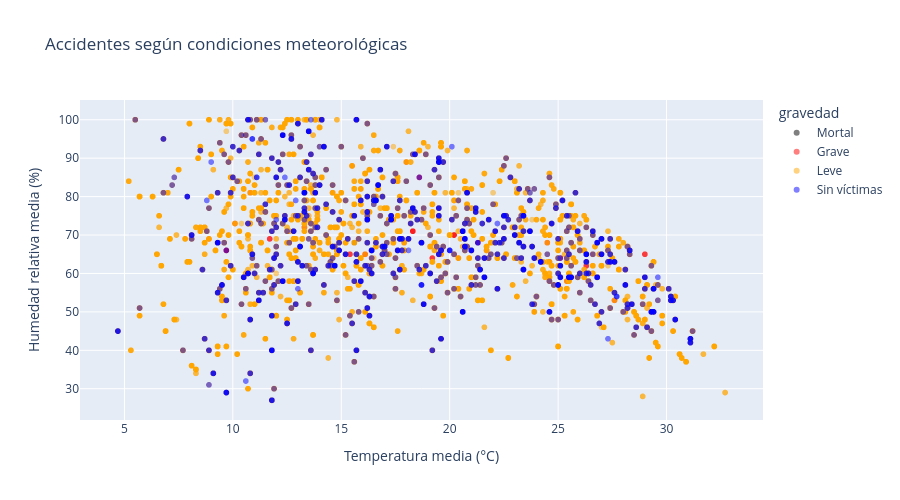

Source (notebook cell):
### Markdown cell above
## 6. Relación accidentes - condiciones meteorológicas

Exploramos si existe correlación visual entre las condiciones meteorológicas (temperatura, humedad, precipitación) y la gravedad de los accidentes.

### Code cell
# Scatter: Temperatura vs Humedad, coloreado por gravedad
fig_meteo = px.scatter(
    df_geo,
    x="TM",
    y="HRM",
    color="gravedad",
    color_discrete_map=SEVERITY_COLORS,
    opacity=0.5,
    hover_data=["nom_districte", "nom_barri", "PPT"],
    labels={"TM": "Temperatura media (°C)", "HRM": "Humedad relativa media (%)"},
    title="Accidentes según condiciones meteorológicas",
    category_orders={"gravedad": ["Mortal", "Grave", "Leve", "Sin víctimas"]},
)
fig_meteo.update_layout(height=500)
fig_meteo.show()

### Figure 1 — Plotly figure (JSON) as saved in the notebook; plotly's stock layout.template omitted (floating-point values rounded to 4 significant figures; data arrays with more than 128 entries replaced by an {"elided": "..."} marker saying what was removed)
{"data": [{"customdata": [["Sarrià-Sant Gervasi", "Sarrià", 0], ["Sant Martí", "el Camp de l'Arpa del Clot", 0.2], ["Sarrià-Sant Gervasi", "Sarrià", 0], ["Sant Martí", "el Camp de l'Arpa del Clot", 0.2], ["Sant Martí", "el Camp de l'Arpa del Clot", 0.2], ["Horta-Guinardó", "Horta", 0], ["Sant Andreu", "Sant Andreu", 0], ["Horta-Guinardó", "Horta", 0], ["Sant Andreu", "Sant Andreu", 0], ["Horta-Guinardó", "Horta", 0], ["Gràcia", "Vallcarca i els Penitents", 0], ["Gràcia", "la Vila de Gràcia", 0], ["Gràcia", "la Vila de Gràcia", 0], ["Gràcia", "la Vila de Gràcia", 0], ["Sarrià-Sant Gervasi", "les Tres Torres", 0.4], ["Les Corts", "les Corts", 0], ["Sarrià-Sant Gervasi", "les Tres Torres", 0.4], ["Les Corts", "les Corts", 0], ["Gràcia", "Vallcarca i els Penitents", 0], ["Eixample", "la Dreta de l'Eixample", 0], ["Eixample", "la Dreta de l'Eixample", 0], ["Sant Martí", "el Poblenou", 2.1]], "hovertemplate": "gravedad=Mortal<br>Temperatura media (°C)=%{x}<br>Humedad relativa media (%)=%{y}<br>nom_districte=%{customdata[0]}<br>nom_barri=%{customdata[1]}<br>PPT=%{customdata[2]}<extra></extra>", "legendgroup": "Mortal", "marker": {"color": "black", "opacity": 0.5, "symbol": "circle"}, "mode": "markers", "name": "Mortal", "showlegend": true, "type": "scattergl", "x": [12.8, 16.1, 12.8, 16.1, 16.1, 16.2, 20.6, 16.2, 20.6, 16.2, 28.1, 17.7, 17.7, 17.7, 24.6, 15.6, 24.6, 15.6, 7.7, 19.6, 19.6, 19.1], "xaxis": "x", "y": [58.0, 86.0, 58.0, 86.0, 86.0, 75.0, 50.0, 75.0, 50.0, 75.0, 50.0, 71.0, 71.0, 71.0, 70.0, 68.0, 70.0, 68.0, 40.0, 58.0, 58.0, 70.0], "yaxis": "y"}, {"customdata": {"elided": "545x3 mixed values"}, "hovertemplate": "gravedad=Grave<br>Temperatura media (°C)=%{x}<br>Humedad relativa media (%)=%{y}<br>nom_districte=%{customdata[0]}<br>nom_barri=%{customdata[1]}<br>PPT=%{customdata[2]}<extra></extra>", "legendgroup": "Grave", "marker": {"color": "red", "opacity": 0.5, "symbol": "circle"}, "mode": "markers", "name": "Grave", "showlegend": true, "type": "scattergl", "x": {"elided": "545 float values"}, "xaxis": "x", "y": {"elided": "545 float values"}, "yaxis": "y"}, {"customdata": {"elided": "14429x3 mixed values"}, "hovertemplate": "gravedad=Leve<br>Temperatura media (°C)=%{x}<br>Humedad relativa media (%)=%{y}<br>nom_districte=%{customdata[0]}<br>nom_barri=%{customdata[1]}<br>PPT=%{customdata[2]}<extra></extra>", "legendgroup": "Leve", "marker": {"color": "orange", "opacity": 0.5, "symbol": "circle"}, "mode": "markers", "name": "Leve", "showlegend": true, "type": "scattergl", "x": {"elided": "14429 float values"}, "xaxis": "x", "y": {"elided": "14429 float values"}, "yaxis": "y"}, {"customdata": {"elided": "1005x3 mixed values"}, "hovertemplate": "gravedad=Sin víctimas<br>Temperatura media (°C)=%{x}<br>Humedad relativa media (%)=%{y}<br>nom_districte=%{customdata[0]}<br>nom_barri=%{customdata[1]}<br>PPT=%{customdata[2]}<extra></extra>", "legendgroup": "Sin víctimas", "marker": {"color": "blue", "opacity": 0.5, "symbol": "circle"}, "mode": "markers", "name": "Sin víctimas", "showlegend": true, "type": "scattergl", "x": {"elided": "1005 float values"}, "xaxis": "x", "y": {"elided": "1005 float values"}, "yaxis": "y"}], "layout": {"height": 500, "legend": {"title": {"text": "gravedad"}, "tracegroupgap": 0}, "title": {"text": "Accidentes según condiciones meteorológicas"}, "xaxis": {"anchor": "y", "domain": [0, 1], "title": {"text": "Temperatura media (°C)"}}, "yaxis": {"anchor": "x", "domain": [0, 1], "title": {"text": "Humedad relativa media (%)"}}}}
